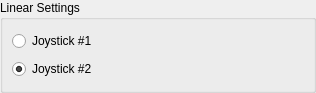
<?xml version="1.0" encoding="UTF-8"?>
<ui version="4.0">
 <class>LinearSettings</class>
 <widget class="QWidget" name="LinearSettings">
  <property name="geometry">
   <rect>
    <x>0</x>
    <y>0</y>
    <width>316</width>
    <height>93</height>
   </rect>
  </property>
  <property name="windowTitle">
   <string>Form</string>
  </property>
  <layout class="QVBoxLayout" name="verticalLayout">
   <property name="leftMargin">
    <number>0</number>
   </property>
   <property name="topMargin">
    <number>0</number>
   </property>
   <property name="rightMargin">
    <number>0</number>
   </property>
   <property name="bottomMargin">
    <number>0</number>
   </property>
   <item>
    <widget class="QGroupBox" name="groupBox">
     <property name="title">
      <string>Linear Settings</string>
     </property>
     <layout class="QVBoxLayout" name="verticalLayout_2">
      <item>
       <widget class="QRadioButton" name="radioButton_joy1">
        <property name="text">
         <string>Joystick #1</string>
        </property>
       </widget>
      </item>
      <item>
       <widget class="QRadioButton" name="radioButton_joy2">
        <property name="text">
         <string>Joystick #2</string>
        </property>
        <property name="checked">
         <bool>true</bool>
        </property>
       </widget>
      </item>
     </layout>
    </widget>
   </item>
  </layout>
 </widget>
 <resources/>
 <connections/>
</ui>
